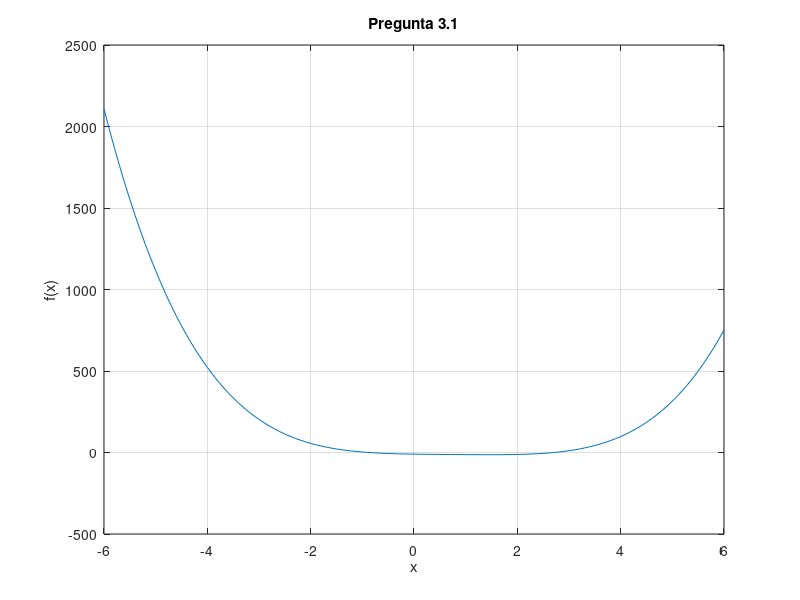

Source code (MATLAB):
t=-6:0.1:6; %variable independiente
y=t.^4-3*t.^3+4*t.^2-5*t-10; %ingresa la funcion de t
plot(t,y);
ylabel('f(x)') %titulo del eje y
xlabel('x') %titulo del eje x
grid on
title('Pregunta 3.1') %titulo de la grafica
hold on
%plot(t,t)

%lineas horizontales
%y1=1;
%x1=-6;x2=6;
%plot([x1, x2], [y1, y1],'LineStyle','--')
%y2=-1;
%x1=-6;x2=6;
%plot([x1, x2], [y2, y2],'LineStyle','--')
%lineas verticales
%yl = get(gca, 'YLim');
%line([pi pi],yl,'Color','red','LineStyle','--')
%line([-pi -pi],yl,'Color','blue','LineStyle','--')
%xlabel('x')
%ylabel('f(x)')
%hold on
%t2=-6:.1:6;
%y2 =sin(pi*400*t);
%plot(t2,y2) 
%legend('Grafica desfasada en 180',' Grafica desfasada en 0')

%ylim([-4 4]);

%w=2*pi;
%Hw=((3*(1i*w)^2)+4j*w+2)/((1i*w)^2+2j*w+1);
%magn=abs(Hw);
%phas=angle(Hw);

%y=3*abs(Hw)*cos(2*pi*t+pi/2+angle(Hw));
%plot(t,y);
%legend('Respuesta del sistema')
%ylim([-10 10]);
